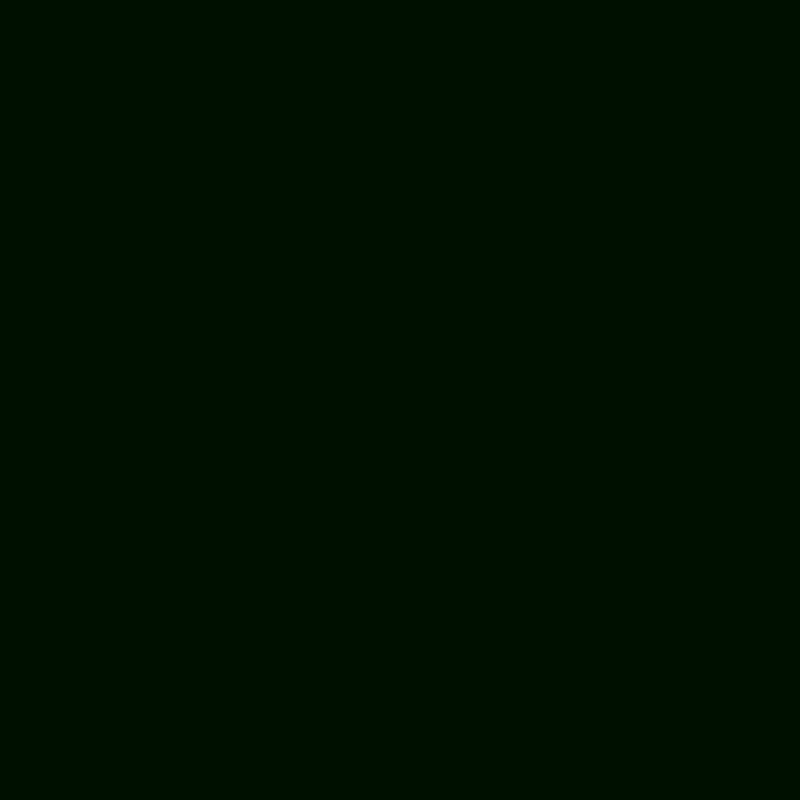
Frame 1 (no input)
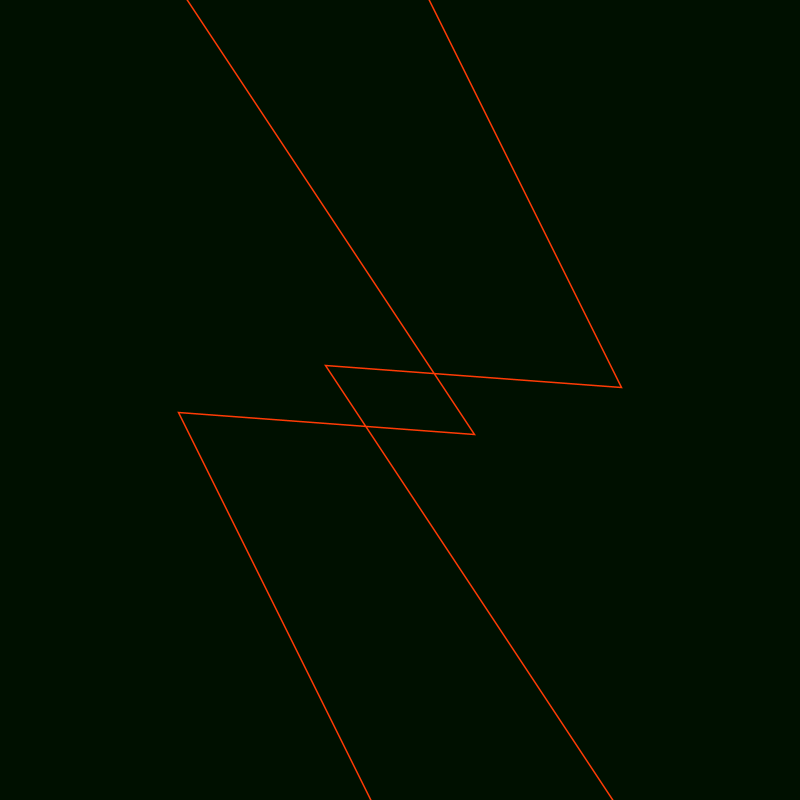
Frame 60 (the mouse pressed at the canvas centre just before this capture)
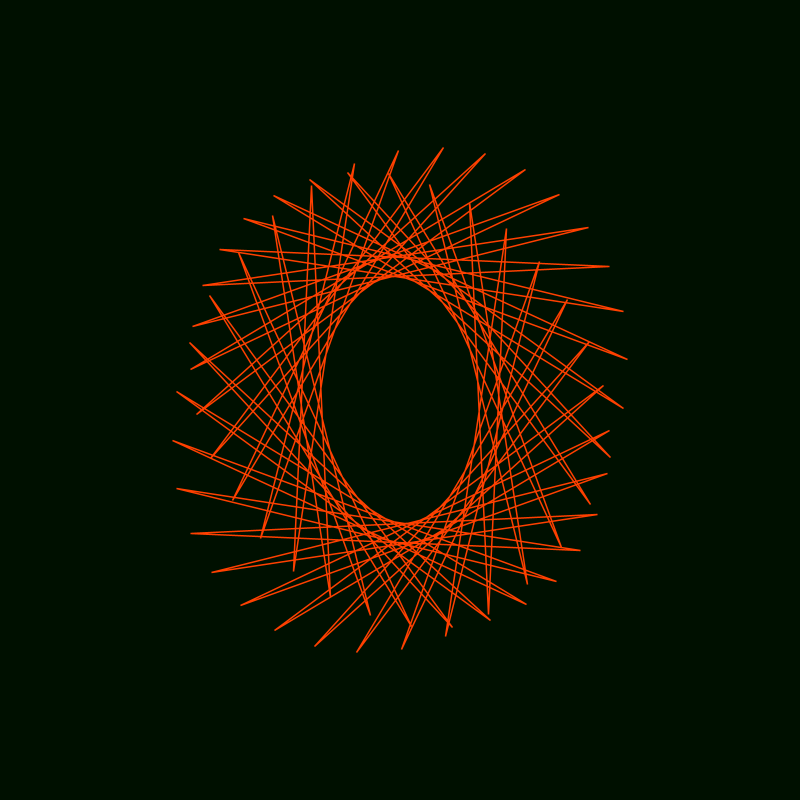
Frame 120 (the mouse held since frame 60 and released just before this capture)

The Processing sketch that drew these frames (run headless with seeded random() and noise(); from frame 60 on, the mouse is pressed at the canvas centre):

// Processing sketch: processing_169281
// ── processing_169281.pde

int nFrames = 512;
ArrayList shapes;
Phasor phasor;
Phasor phasorAmp;
Phasor phasorWidth;
Phasor phasorHeight;
float offsetX;
float offsetY;
 
class Phasor {
  float phase = 0.0;
  float inc;
   
  Phasor(float inc_) {
    inc = inc_;
  }
   
  Phasor(float inc_, float phase_) {
    inc = inc_;
    phase = phase_;
  }
 
  void update() {
    phase += inc;
     
    if (phase >= 1.0) {
      phase -= 1.0;
    }
  }
}
 
class Shapes {
  PVector v;
   
  Shapes() {
    v = new PVector();
  }
   
  void update() {
  }
}
 
 
class VertexShape extends Shapes {
  VertexShape(float x, float y) {
    v.x = x;
    v.y = y;
  }
   
  void update() {
    vertex(v.x + offsetX, v.y + offsetY);
  }
  
}
 
PVector getVCoordinates(PVector v, float d, float a) {
  return new PVector(v.x + d * cos(a), v.y + d * sin(a));
}
 
PVector getVCoordinates(float x, float y, float d, float a) {
  return new PVector(x + d * cos(a), y + d * sin(a));
}
 
void setup() {
  size(800, 800);
  background(0);
  smooth();
  shapes = new ArrayList();
  phasor = new Phasor(1.0 / (float) nFrames);
  phasorAmp = new Phasor(1.0 / (float) nFrames * 0.617, 0.5);
  phasorWidth = new Phasor(1.0 / (float) nFrames * 1.333);
  phasorHeight = new Phasor(1.0 / (float) nFrames * 2.111);
   
  int nShapes = 64; 
  for (int i = 0; i < nShapes; i++) {
    PVector v = getVCoordinates(width * 0.5, height * 0.5, width * 0.25, (float) i / (float) nShapes * TWO_PI * 31);
    shapes.add(new VertexShape(v.x, v.y));
  }
}
 
void draw() {
  // Fade last frame
  noStroke();
  fill(0, 16,0,255);
  rect(0, 0, width, height);
   
  int lsSize = shapes.size();
 
  stroke(lerpColor(color(255, 32, 32), color(255, 64, 0), (sin(phasor.phase * TWO_PI) + 1.0) / 2.0));
  strokeWeight(1.5);
  noFill();
  beginShape();
  float amp = 120.0 * ((cos(phasorAmp.phase * TWO_PI) + 1.0) / 2.0) + 60;
  for (int i = 0; i < lsSize; i++) {
    PVector v = getVCoordinates(0, 0, amp, ((float) i / (float) lsSize + phasor.phase) * TWO_PI);
    offsetX = v.x / sin(phasorWidth.phase * TWO_PI);
    offsetY = v.y / cos(phasorHeight.phase * TWO_PI) * 1.617;
    Shapes thisShape = (Shapes) shapes.get(i);
    thisShape.update();
  }
  endShape(CLOSE);
     
  phasor.update();
  phasorAmp.update();
  phasorWidth.update();
  phasorHeight.update();
}
